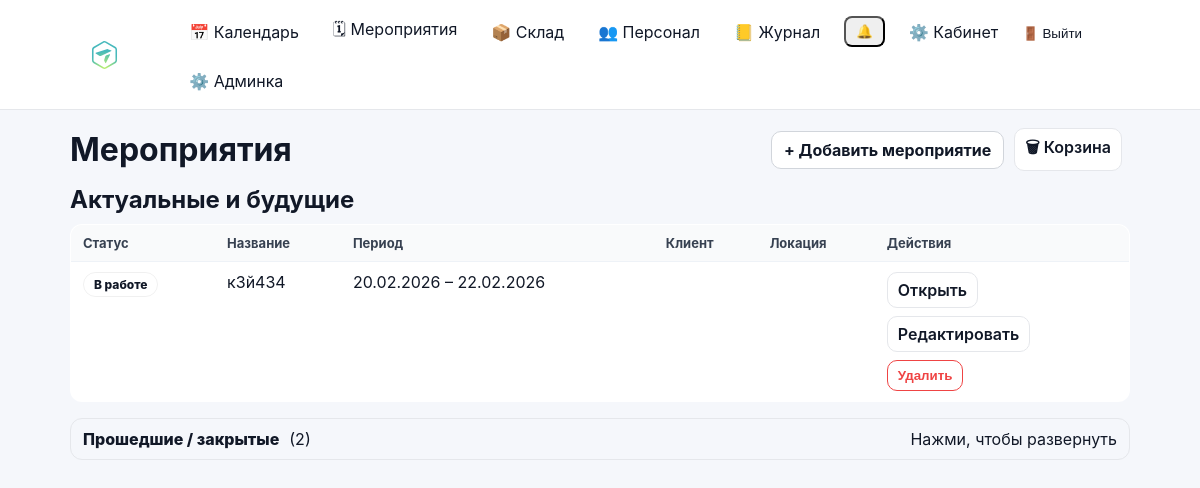
Page /events/ (signed in) on the earlier database version.
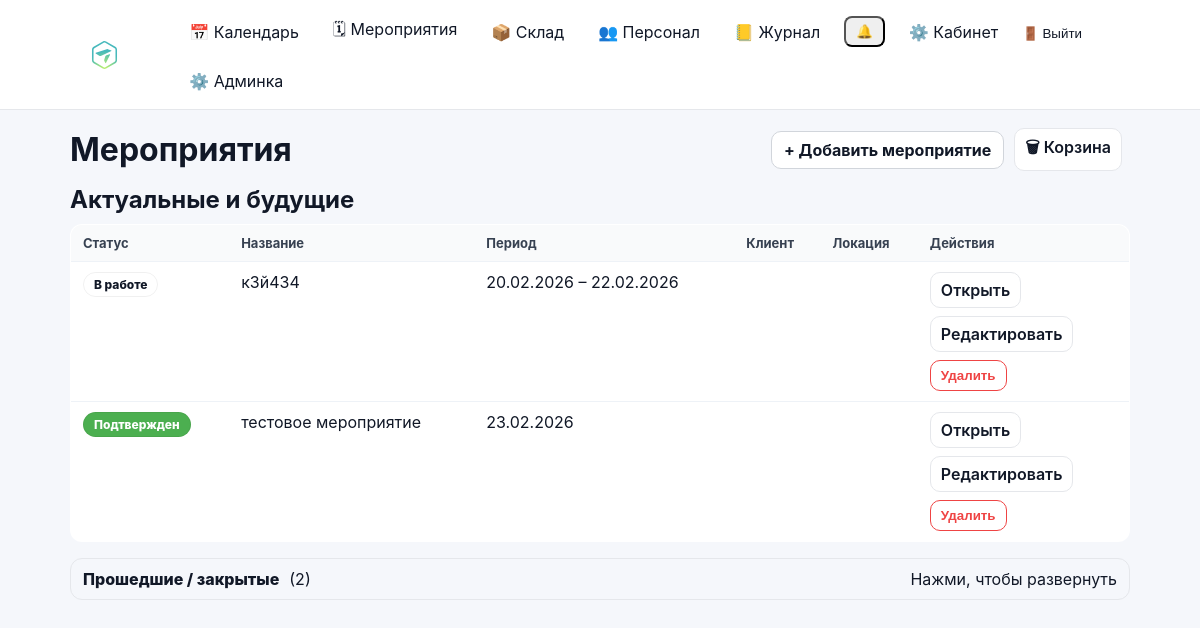
Same page on the later database version.
### events/models.py (models this page shows, shortened)
class Event(models.Model):
    class Meta:
        permissions = [
            ("edit_event_card", "Can edit event card (dates/status/etc)"),
            ("edit_event_equipment", "Can edit event equipment (own/rented)"),
        ]
    STATUS_DRAFT = "draft"
    STATUS_CONFIRMED = "confirmed"
    STATUS_IN_PROGRESS = "in_progress"
    STATUS_CLOSED = "closed"
    STATUS_PROBLEM = "problem"
    STATUS_CHOICES = (
        (STATUS_DRAFT, "Черновик"),
        (STATUS_CONFIRMED, "Подтвержден"),
        (STATUS_IN_PROGRESS, "В работе"),
        (STATUS_CLOSED, "Закрыто"),
        (STATUS_PROBLEM, "Проблема"),
    )
    STATUS_ACTIVE = (
        STATUS_DRAFT,
        STATUS_CONFIRMED,
        STATUS_IN_PROGRESS,
    )
    STATUS_TRANSITIONS: dict[str, tuple[str, ...]] = {
        STATUS_DRAFT: (STATUS_CONFIRMED,),
        STATUS_CONFIRMED: (STATUS_DRAFT,),
        STATUS_IN_PROGRESS: (),
        STATUS_CLOSED: (),
        STATUS_PROBLEM: (),
    }
    name = models.CharField(max_length=200)
    start_date = models.DateField()
    end_date = models.DateField(blank=True, null=True)
    client = models.CharField(max_length=200, blank=True)
    location = models.CharField(max_length=200, blank=True)
    responsible = models.ForeignKey(
        User,
        on_delete=models.SET_NULL,
        null=True,
        related_name="events",
    )
    s_engineer = models.ForeignKey(
        User,
        on_delete=models.SET_NULL,
        null=True,
        blank=True,
        related_name="senior_events",
    )
    engineers = models.ManyToManyField(
        User,
        blank=True,
        related_name="engineer_events",
    )
    notes = models.TextField(blank=True, default="")
    is_deleted = models.BooleanField(default=False)
    deleted_at = models.DateTimeField(null=True, blank=True)
    status = models.CharField(
        max_length=20,
        choices=STATUS_CHOICES,
        default=STATUS_DRAFT,
    )
    created_at = models.DateTimeField(auto_now_add=True)

### events/views.py (the view)
# urls.py: path("events/", views.event_list_view, name="event_list"),
@login_required
def event_list_view(request: HttpRequest) -> HttpResponse:
    today = timezone.localdate()
    qs = (
        Event.objects.filter(is_deleted=False)
        .select_related("responsible", "s_engineer")
        .prefetch_related("engineers", "role_slots__role", "role_slots__users")
    )
    can_view_all = _can_view_all_events(request.user)
    if not can_view_all:
        qs = qs.filter(_participation_q(request.user)).distinct()
    past_q = (
        Q(status__in=[Event.STATUS_CLOSED, Event.STATUS_PROBLEM])
        | Q(end_date__lt=today)
        | (Q(end_date__isnull=True) & Q(start_date__lt=today))
    )
    past_events = qs.filter(past_q).distinct().order_by("-start_date", "-id")
    upcoming_events = qs.exclude(past_q).distinct().order_by("start_date", "id")
    return render(
        request,
        "events/event_list.html",
        {
            "upcoming_events": upcoming_events,
            "past_events": past_events,
            "past_count": past_events.count(),
            "can_create_event": can_edit_event_card(request.user),
            "can_delete": can_edit_event_card(request.user),
            "can_edit": can_edit_event_card(request.user),
            "can_view_all_events": can_view_all,
        },
    )

### accounts/context_processors.py (called while the page is built)
def authz_flags(request):
    user = getattr(request, "user", None)
    return {
        "can_manage_staff": can_manage_staff(user),
        "can_edit_event_card": can_edit_event_card(user),
        "can_edit_event_equipment": can_edit_event_equipment(user),
        "can_edit_inventory": can_edit_inventory(user),
        "can_view_stock": can_view_stock(user),
    }

### accounts/permissions.py (called while the page is built)
def _ok(user) -> bool:
    return bool(user and user.is_authenticated)

def is_super(user) -> bool:
    return bool(_ok(user) and getattr(user, "is_superuser", False))

def can_manage_staff(user) -> bool:
    return is_super(user) or (_ok(user) and user.has_perm("accounts.manage_staff"))

def can_edit_inventory(user) -> bool:
    return is_super(user) or (_ok(user) and user.has_perm("inventory.manage_inventory"))

def can_view_stock(user) -> bool:
    return is_super(user) or (_ok(user) and (user.has_perm("inventory.manage_inventory") or user.has_perm("events.edit_event_card")))

def can_edit_event_card(user) -> bool:
    return is_super(user) or (_ok(user) and user.has_perm("events.edit_event_card"))

### events/templates/events/event_list.html (shortened to what this page needs)
{% extends "base.html" %}
{% block content %}
<div class="toolbar">
  <h1 style="margin:0;">Мероприятия</h1>
  <div style="display:flex; gap:10px; align-items:center;">
    {% if can_create_event %}
      <a class="btn" href="{% url 'event_create' %}">+ Добавить мероприятие</a>
    {% endif %}
    {% if can_delete %}
      <a class="btn-secondary" href="{% url 'event_trash' %}">🗑 Корзина</a>
    {% endif %}
  </div>
</div>
<h2 style="margin: 14px 0 10px;">Актуальные и будущие</h2>
<table class="list-table">
  <thead>
    <tr>
      <th>Статус</th>
      <th>Название</th>
      <th>Период</th>
      <th>Клиент</th>
      <th>Локация</th>
      <th>Действия</th>
    </tr>
  </thead>
  <tbody>
    {% for e in upcoming_events %}
      <tr>
        <td>
          <span class="status-pill status-{{ e.status }}">{{ e.get_status_display }}</span>
        </td>
        <td>{{ e.name }}</td>
        <td>
          {% if e.start_date == e.end_date or not e.end_date %}
            {{ e.start_date|date:"d.m.Y" }}
          {% else %}
            {{ e.start_date|date:"d.m.Y" }} – {{ e.end_date|date:"d.m.Y" }}
          {% endif %}
        </td>
        <td>{{ e.client }}</td>
        <td>{{ e.location }}</td>
        <td>
          <div style="display:flex; flex-direction:column; gap:8px; align-items:flex-start;">
            <a class="btn-secondary" href="{% url 'event_detail' e.id %}">Открыть</a>
            {% if can_edit %}
              <a class="btn-secondary" href="{% url 'event_edit' e.id %}">Редактировать</a>
            {% endif %}
            {% if can_delete %}
              <form method="post" action="{% url 'event_delete' e.id %}"
                    onsubmit="return confirm('Удалить мероприятие «{{ e.name }}»? Оно попадёт в корзину на 30 дней.')">
                <button type="submit" class="btn-secondary" style="border-color:#ef4444; color:#ef4444;">
                  Удалить
                </button>
              </form>
            {% endif %}
          </div>
        </td>
      </tr>
    {% empty %}
      <tr>
        <td colspan="6" style="color:#6b7280;">Актуальных мероприятий нет.</td>
      </tr>
    {% endfor %}
  </tbody>
</table>
<div style="margin-top:16px;">
  <details {% if past_count == 0 %}open{% endif %} style="border:1px solid #e5e7eb; border-radius:12px; padding:10px 12px;">
    <summary style="cursor:pointer; list-style:none; display:flex; align-items:center; gap:10px;">
      <span style="font-weight:800;">Прошедшие / закрытые</span>
      <span class="muted">({{ past_count }})</span>
      <span class="muted" style="margin-left:auto;">Нажми, чтобы {% if past_count == 0 %}свернуть{% else %}развернуть{% endif %}</span>
    </summary>
  </details>
</div>
{% endblock %}

Differences in the rows shown:
added Event: status "Подтвержден", name "тестовое мероприятие", start_date "23.02.2026"
